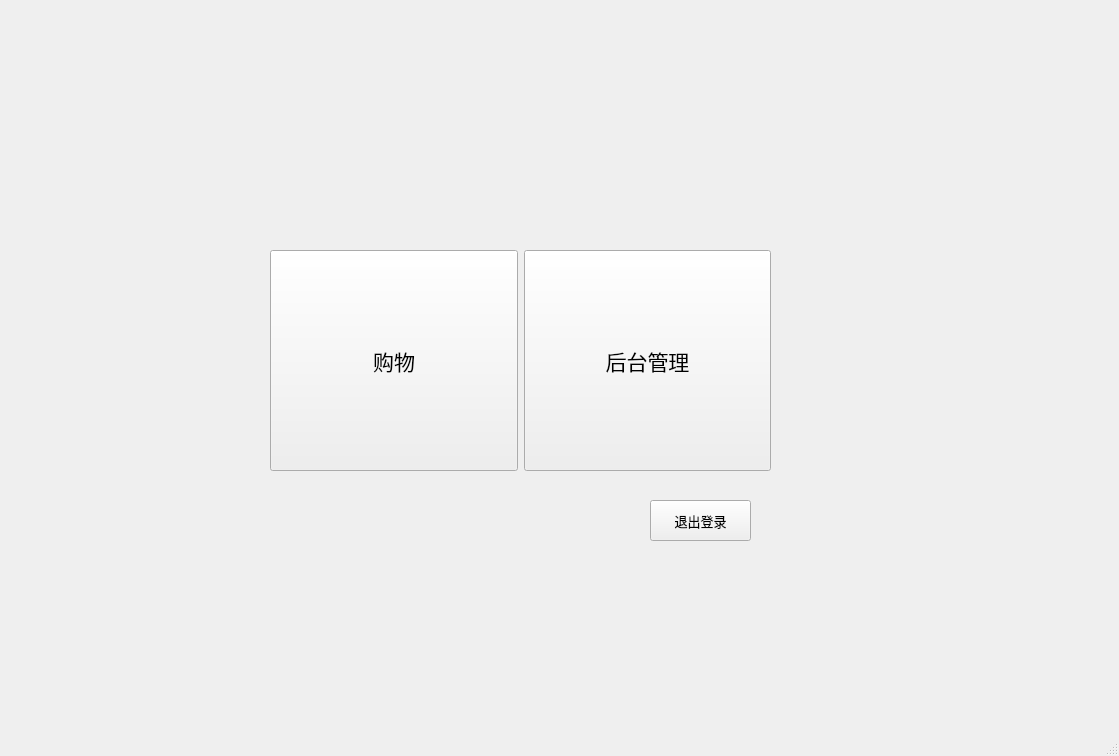
<?xml version="1.0" encoding="UTF-8"?>
<ui version="4.0">
 <class>StaffWindow</class>
 <widget class="QMainWindow" name="StaffWindow">
  <property name="geometry">
   <rect>
    <x>0</x>
    <y>0</y>
    <width>1119</width>
    <height>756</height>
   </rect>
  </property>
  <property name="windowTitle">
   <string>MainWindow</string>
  </property>
  <widget class="QWidget" name="centralwidget">
   <widget class="QWidget" name="layoutWidget">
    <property name="geometry">
     <rect>
      <x>270</x>
      <y>250</y>
      <width>501</width>
      <height>221</height>
     </rect>
    </property>
    <layout class="QHBoxLayout" name="horizontalLayout">
     <item>
      <widget class="QPushButton" name="shoppingButton">
       <property name="sizePolicy">
        <sizepolicy hsizetype="Ignored" vsizetype="Ignored">
         <horstretch>0</horstretch>
         <verstretch>0</verstretch>
        </sizepolicy>
       </property>
       <property name="font">
        <font>
         <family>华文行楷</family>
         <pointsize>16</pointsize>
        </font>
       </property>
       <property name="text">
        <string>购物</string>
       </property>
      </widget>
     </item>
     <item>
      <widget class="QPushButton" name="inquireButton">
       <property name="sizePolicy">
        <sizepolicy hsizetype="Ignored" vsizetype="Ignored">
         <horstretch>0</horstretch>
         <verstretch>0</verstretch>
        </sizepolicy>
       </property>
       <property name="font">
        <font>
         <family>华文行楷</family>
         <pointsize>16</pointsize>
        </font>
       </property>
       <property name="text">
        <string>后台管理</string>
       </property>
      </widget>
     </item>
    </layout>
   </widget>
   <widget class="QPushButton" name="pushButton">
    <property name="geometry">
     <rect>
      <x>650</x>
      <y>500</y>
      <width>101</width>
      <height>41</height>
     </rect>
    </property>
    <property name="font">
     <font>
      <family>华文行楷</family>
      <pointsize>10</pointsize>
     </font>
    </property>
    <property name="text">
     <string>退出登录</string>
    </property>
   </widget>
  </widget>
  <widget class="QMenuBar" name="menubar">
   <property name="geometry">
    <rect>
     <x>0</x>
     <y>0</y>
     <width>1119</width>
     <height>25</height>
    </rect>
   </property>
  </widget>
  <widget class="QStatusBar" name="statusbar"/>
 </widget>
 <resources/>
 <connections/>
</ui>
